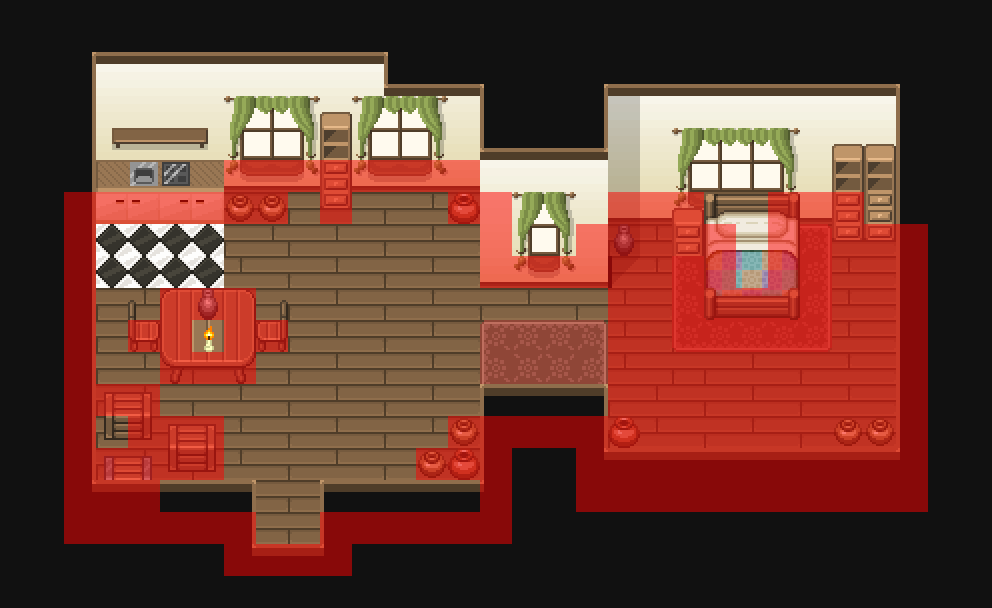

Tiled map render using the project's own tile images. Description and the map definition, with tile-layer contents summarised, below:
An orthogonal 31x19 tile map with 32x32 px tiles, 8 tile layers (ground_walls, deco0, deco1, deco2, ...).

<map version="1.4" tiledversion="2020.08.05" orientation="orthogonal" renderorder="right-down" width="31" height="19" tilewidth="32" tileheight="32" infinite="0" nextlayerid="12" nextobjectid="1">
 <editorsettings>
  <export target="map32.json" format="json" />
 </editorsettings>
 <tileset firstgid="1" name="interior_tiles" tilewidth="32" tileheight="32" tilecount="256" columns="16">
  <image source="interior_tiles.png" width="512" height="512" />
  <terraintypes>
   <terrain name="tile" tile="-1" />
   <terrain name="plank" tile="-1" />
   <terrain name="roof" tile="-1" />
   <terrain name="red carpet" tile="-1" />
  </terraintypes>
  <tile id="0" terrain="1,1,1,1" />
  <tile id="1" terrain="1,1,1,1" />
  <tile id="2" terrain="1,1,1,1" />
  <tile id="7" type="wall" />
  <tile id="16" terrain="0,0,0,0" />
  <tile id="23" type="wall" />
  <tile id="32" terrain=",,,2" />
  <tile id="33" terrain=",,2,2" />
  <tile id="34" terrain=",,2," />
  <tile id="35" terrain="2,2,2," />
  <tile id="36" terrain="2,2,,2" />
  <tile id="39" type="wall" />
  <tile id="48" terrain=",2,,2" />
  <tile id="49" terrain="2,2,2,2" />
  <tile id="50" terrain="2,,2," />
  <tile id="51" terrain="2,,2,2" />
  <tile id="52" terrain=",2,2,2" />
  <tile id="55" type="wall" />
  <tile id="59" type="table" />
  <tile id="60" type="table" />
  <tile id="61" type="table" />
  <tile id="64" terrain=",2,," />
  <tile id="65" terrain="2,2,," />
  <tile id="66" terrain="2,,," />
  <tile id="75" type="table" />
  <tile id="76" type="table" />
  <tile id="77" type="table" />
  <tile id="78" type="chair left" />
  <tile id="79" type="chair right" />
  <tile id="80" type="carpet_red" terrain=",,,3" />
  <tile id="81" type="carpet_red" terrain=",,3,3" />
  <tile id="82" type="carpet_red" terrain=",,3," />
  <tile id="91" type="table" />
  <tile id="92" type="table" />
  <tile id="93" type="table" />
  <tile id="96" type="carpet_red" terrain=",3,,3" />
  <tile id="97" type="carpet_red" terrain="3,3,3,3" />
  <tile id="98" type="carpet_red" terrain="3,,3," />
  <tile id="101" type="bed" />
  <tile id="102" type="bed" />
  <tile id="103" type="bed" />
  <tile id="111" type="chair front" />
  <tile id="112" type="carpet_red" terrain=",3,," />
  <tile id="113" type="carpet_red" terrain="3,3,," />
  <tile id="114" type="carpet_red" terrain="3,,," />
  <tile id="117" type="bed" />
  <tile id="118" type="bed" />
  <tile id="119" type="bed" />
  <tile id="123" type="cabinet" />
  <tile id="124" type="cabinet" />
  <tile id="133" type="bed" />
  <tile id="134" type="bed" />
  <tile id="135" type="bed" />
  <tile id="139" type="cabinet" />
  <tile id="140" type="cabinet" />
  <tile id="149" type="bed" />
  <tile id="150" type="bed" />
  <tile id="151" type="bed" />
  <tile id="155" type="stove" />
  <tile id="156" type="sink" />
  <tile id="175" type="candle" />
  <tile id="237" type="pot1" />
  <tile id="238" type="pot2" />
  <tile id="239" type="pot3" />
  <tile id="255" type="obstacle" />
 </tileset>
 <layer id="2" name="ground_walls" width="31" height="19">
  <data>[589 cells, 291 non-empty, 8 distinct tile ids]</data>
 </layer>
 <layer id="3" name="deco0" width="31" height="19">
  <data>[589 cells, 127 non-empty, 55 distinct tile ids]</data>
 </layer>
 <layer id="4" name="deco1" width="31" height="19">
  <data>[589 cells, 36 non-empty, 11 distinct tile ids]</data>
 </layer>
 <layer id="5" name="deco2" width="31" height="19">
  <data>[589 cells, 20 non-empty, 16 distinct tile ids]</data>
 </layer>
 <layer id="9" name="roof" width="31" height="19">
  <data>[589 cells, 305 non-empty, 13 distinct tile ids]</data>
 </layer>
 <layer id="10" name="bedroom" width="31" height="19" tintcolor="#ccff66">
  <data>[589 cells, 47 non-empty, 1 distinct tile ids]</data>
 </layer>
 <layer id="11" name="breakable" width="31" height="19" tintcolor="#6666ff">
  <data>[589 cells, 10 non-empty, 1 distinct tile ids]</data>
 </layer>
 <layer id="8" name="walls" width="31" height="19">
  <data>[589 cells, 118 non-empty, 1 distinct tile ids]</data>
 </layer>
</map>